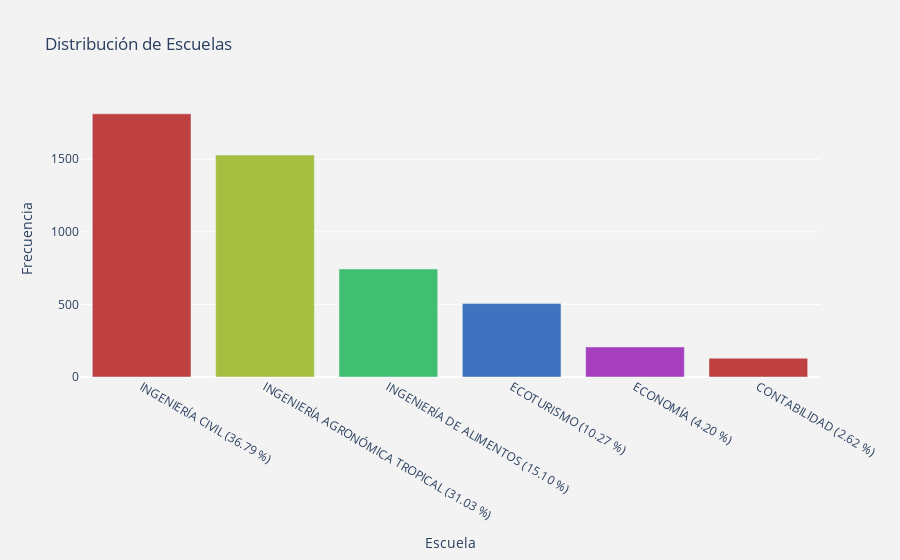

Notebook cell for this chart:
### Code cell
import plotly.graph_objs as go
import plotly.offline as py
import seaborn as sns

# Contar la frecuencia de cada valor en la columna 'ESCUELA'
escuela_counts = Postulantes['ESCUELA'].value_counts()

# Calcular los porcentajes
total_escuelas = len(Postulantes['ESCUELA'])  # Usamos Postulantes en lugar de data
porcentajes = (escuela_counts / total_escuelas) * 100

# Crear las etiquetas con porcentajes
etiquetas = [f"{escuela} ({porcentaje:.2f} %)" for escuela, porcentaje in zip(escuela_counts.index, porcentajes)]

# Crear una paleta de colores usando seaborn
colors = ['hsl('+str(h)+',50%'+',50%)' for h in np.linspace(0, 360, len(escuela_counts))]

# Crear el gráfico de barras
trace = go.Bar(
    x=etiquetas,  # Usamos las etiquetas con porcentajes como nombres de las barras
    y=escuela_counts.values,  # Frecuencia de cada escuela
    marker=dict(color=colors)  # Color de las barras
)

layout = go.Layout(
    title='Distribución de Escuelas',
    xaxis=dict(title='Escuela'),
    yaxis=dict(title='Frecuencia'),
    paper_bgcolor='rgb(243, 243, 243)',
    plot_bgcolor='rgb(243, 243, 243)'
)

# Crear la figura y trazar el gráfico
fig = go.Figure(data=[trace], layout=layout)
py.iplot(fig)

### Figure 1 — Plotly figure (JSON) as saved in the notebook; plotly's stock layout.template omitted (floating-point values rounded to 4 significant figures)
{"data": [{"marker": {"color": ["hsl(0.0,50%,50%)", "hsl(72.0,50%,50%)", "hsl(144.0,50%,50%)", "hsl(216.0,50%,50%)", "hsl(288.0,50%,50%)", "hsl(360.0,50%,50%)"]}, "type": "bar", "x": ["INGENIERÍA CIVIL (36.79 %)", "INGENIERÍA AGRONÓMICA TROPICAL (31.03 %)", "INGENIERÍA DE ALIMENTOS (15.10 %)", "ECOTURISMO (10.27 %)", "ECONOMÍA (4.20 %)", "CONTABILIDAD (2.62 %)"], "y": [1813, 1529, 744, 506, 207, 129]}], "layout": {"paper_bgcolor": "rgb(243, 243, 243)", "plot_bgcolor": "rgb(243, 243, 243)", "title": {"text": "Distribución de Escuelas"}, "xaxis": {"title": {"text": "Escuela"}}, "yaxis": {"title": {"text": "Frecuencia"}}}}
